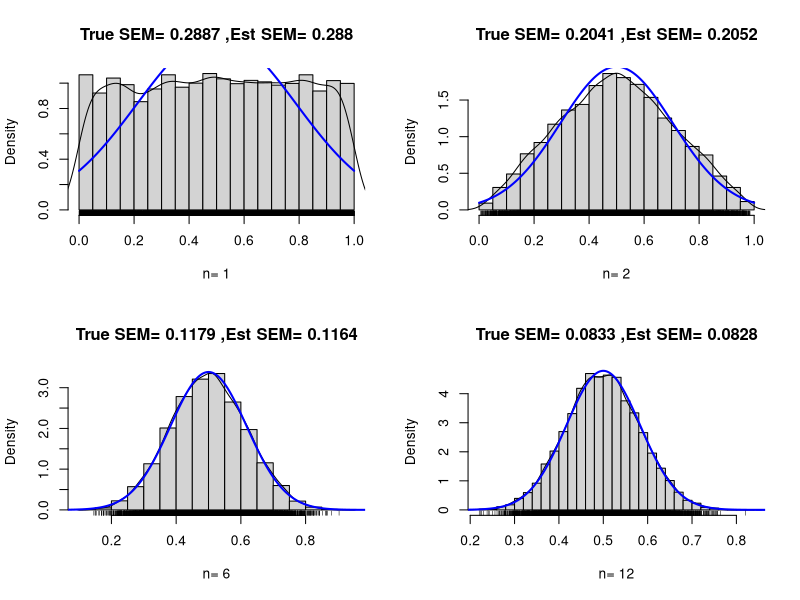
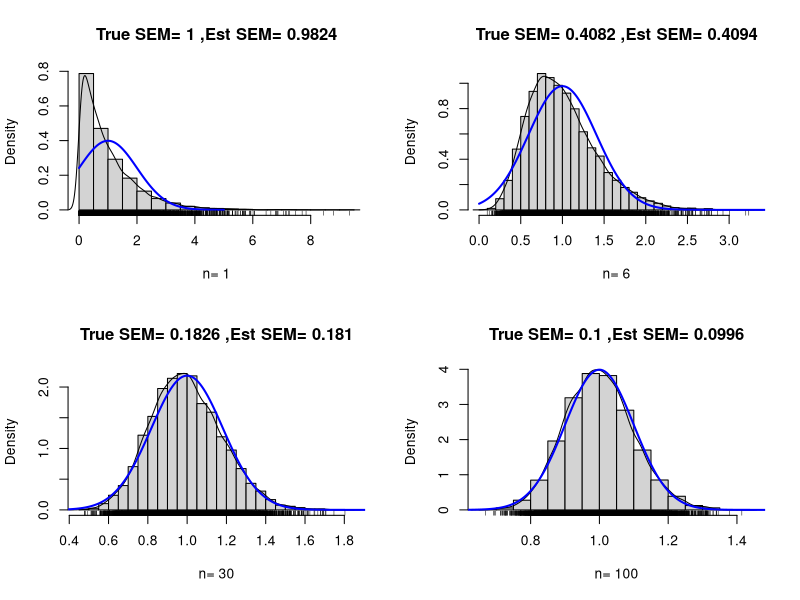
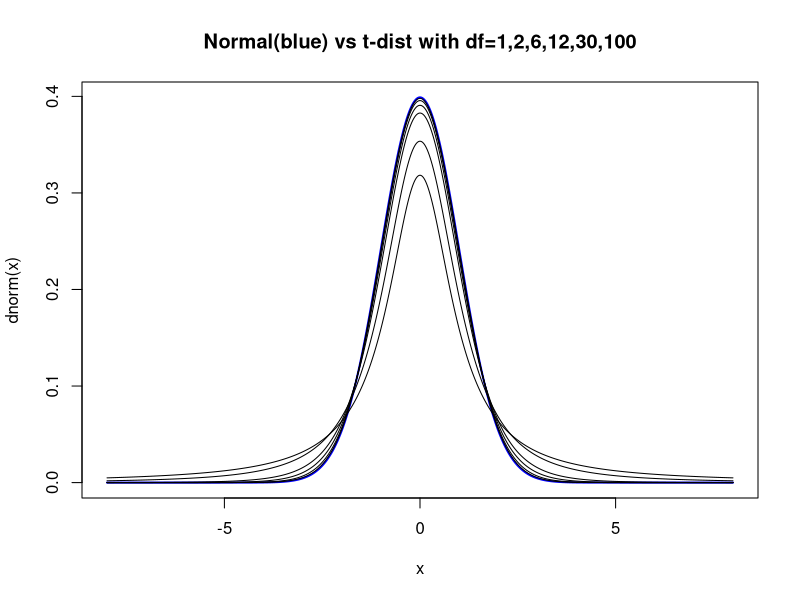
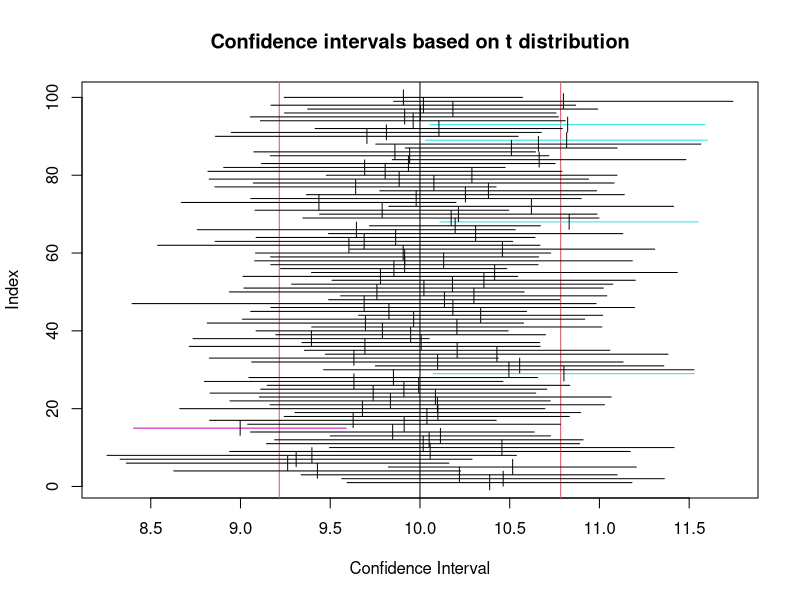
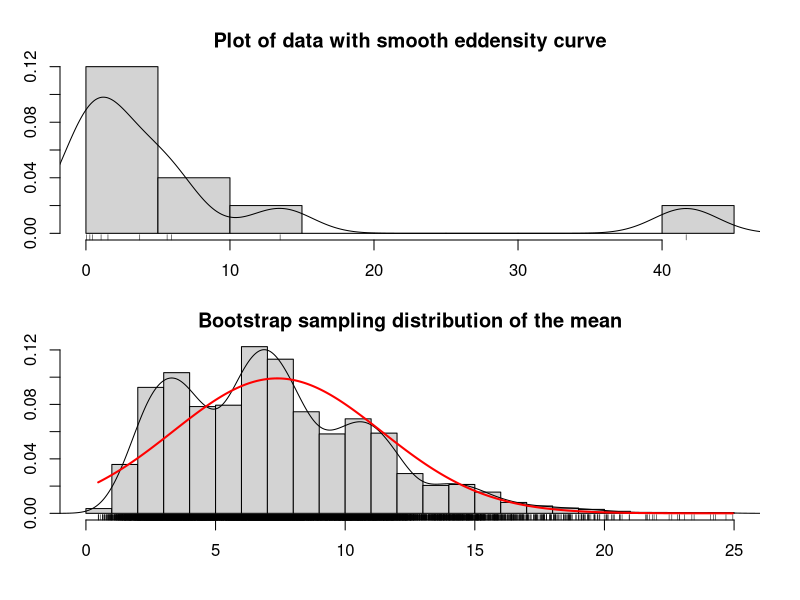
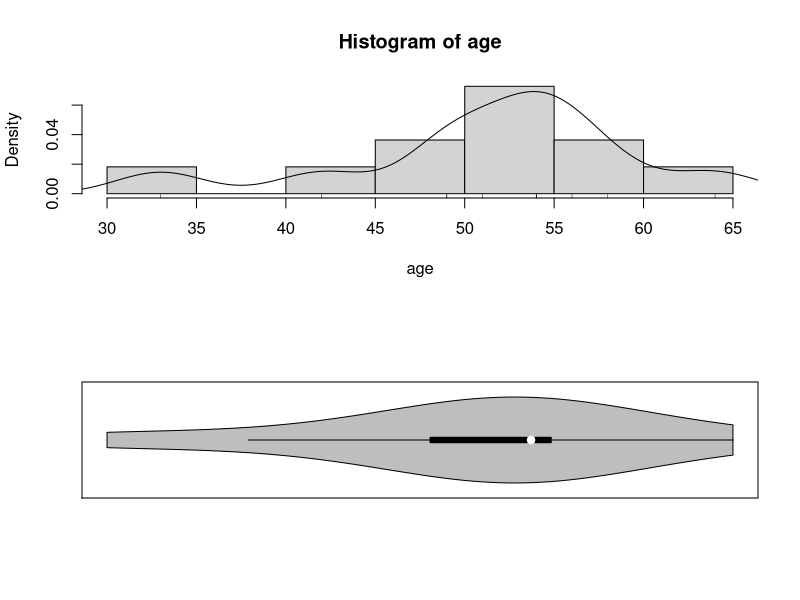
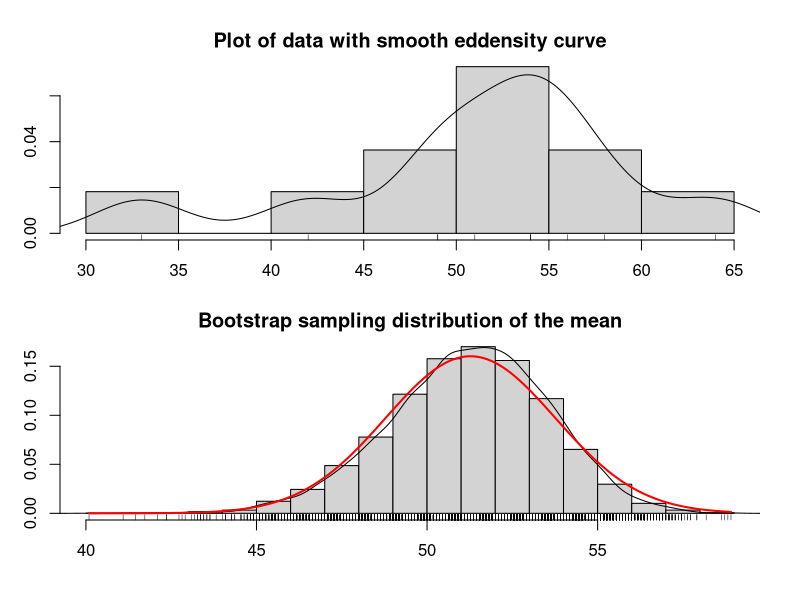
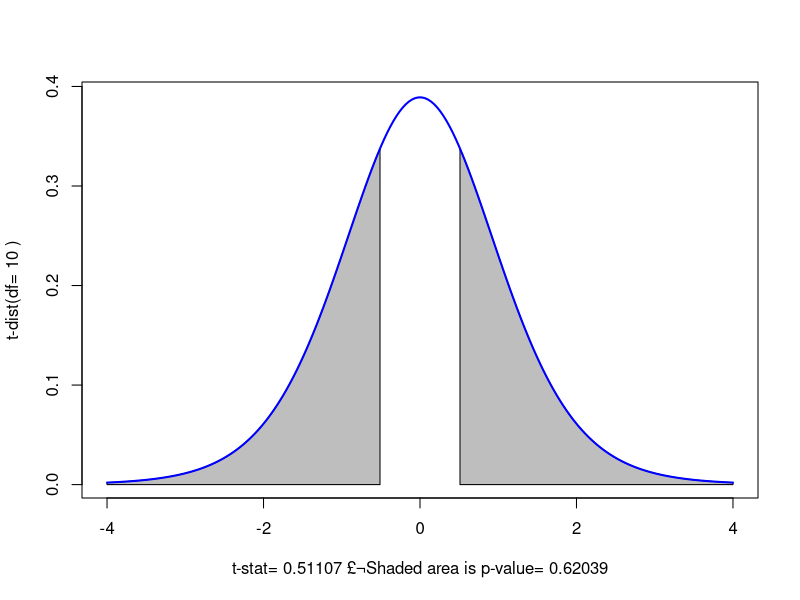

Here is the R script that generated these plots, in order:
######## 2.1.1 Standard error,LLN,and CLT

#### page 62

# draws N samples of size n from Uniform(0,1)
# and plots the N means with a normal distribution overlay
demo.clt.unif<-function(N,n){
  # draw sample in a matrix with N columns and n rows
  sam<-matrix(runif(N*n,0,1),ncol=N)
  # calculate the mean of each column
  sam.mean<-colMeans(sam)
  # the sd of the mean is the SEM
  sam.se<-sd(sam.mean)
  # calculate the true SEM given the sample size n
  true.se<-sqrt((1/12)/n)
  # draw a histogram of the means
  hist(sam.mean,freq=FALSE,breaks=25,main=paste("True SEM=",round(true.se,4),",Est SEM=",round(sam.se,4)),xlab=paste("n=",n))
  # overlay a density curve for the sample means
  points(density(sam.mean),type="l")
  # overlay a normal distribution,bold and red
  x<-seq(0,1,length=1000)
  points(x,dnorm(x,mean=0.5,sd=true.se),type="l",lwd=2,col="blue")
  # place a rug of points under the plot
  rug(sam.mean)
}

par(mfrow=c(2,2));
demo.clt.unif(10000,1);
demo.clt.unif(10000,2);
demo.clt.unif(10000,6);
demo.clt.unif(10000,12);

#### page 63

#### Illustration of Central Limit Theorem,Empontential distribution
# demo.clt.exp(N,n)draws N samples of size n from Exponential(1)
# and plots the N means with a normal distribution overlay
demo.clt.exp<-function(N,n){
  # draw sample in a matrix with N columns and n rows
  sam<-matrix(rexp(N*n,1),ncol=N);
  # calculate the mean of each column
  sam.mean<-colMeans(sam)
  # the sd of the mean is the SEM
  sam.se<-sd(sam.mean)
  # calculate the true SEM given the sample size n
  true.se<-sqrt(1/n)
  # draw a histogram of the means
  hist(sam.mean,freq=FALSE,breaks=25,main=paste("True SEM=",round(true.se,4),",Est SEM=",round(sam.se,4)),xlab=paste("n=",n))
  # overlay a density curve for the sample means
  points(density(sam.mean),type="l")
  x<-seq(0,5,length=1000)
  points(x,dnorm(x,mean=1,sd=true.se),type="l",lwd=2,col="blue")
  # place a rug of points under the plot
  rug(sam.mean)
}

par(mfrow=c(2,2));
demo.clt.exp(10000,1);
demo.clt.exp(10000,6);
demo.clt.exp(10000,30);
demo.clt.exp(10000,100);

######## 2.1.2 t-distribution

#### page 66

#### Normal vs t-distributions with a range of degrees-of-freedom
x<-seq(-8,8,length=1000)
par(mfrow=c(1,1))
plot(x,dnorm(x),type="l",lwd=2,col="blue",main="Normal(blue) vs t-dist with df=1,2,6,12,30,100")
points(x,dt(x,1),type="l")
points(x,dt (x,2),type="l")
points(x,dt(x,6),type="l")
points(x,dt(x,12),type="l")
points(x,dt(x,30),type="l")
points(x,dt(x,100),type="l")

######## 2.2 CI for ¦Ì

#### page 69

#### Illustration of Confidence Intervals(consistent with their interpretation)
library(TeachingDemos)
ci.examp(mean.sim=10,sd=2,n=25,reps=100,conf.level=0.95,method="t")

#### page 70

#### Visual compurison of whether sampling distribution is close to Normal Bootstrap
# a function to compare the bootstrap sampling distribution with
# a normal distribution with mean and SEM estimated from the data

bs.one.samp.dist<-function(dat,N=1e4){
  n<-length(dat)
  # resample from data
  sam<-matrix(sample(dat,size=N*n,replace=TRUE),ncol=N);
  # draw a histogram of the means
  sam.mean<-colMeans(sam);
  # save par() settings
  old.par<-par(no.readonly=TRUE)
  # make smaller margins
  par(mfrow=c(2,1),mar=c(3,2,2,1),oma=c(1,1,1,1))
  # Histogram overlaid with kernel density curve
  hist(dat,freq=FALSE,breaks=6,main="Plot of data with smooth eddensity curve")
  points(density(dat),type="l")
  rug(dat)
  hist(sam.mean,freq=FALSE,breaks=25,main="Bootstrap sampling distribution of the mean",xlab=paste("Data:n=",n,",mean=",signif(mean(dat),digits=5),",se=",signif(sd(dat)/sqrt(n)),digits=5))
  
  # overlay a density curve for the sample means
  points(density(sam.mean),type="l")
  # overlay a normal distribution,bold and red
  x<-seq(min(sam.mean),max(sam.mean),length=1000)
  points(x,dnorm(x,mean=mean(dat),sd=sd(dat)/sqrt(n)),type="l",lwd=2,col="red")
  # place a rug of points under the plot
  rug(sam.mean)
  # restore par() settings
  par(old.par)
}

# example data,skewed---try others datasets to develop your inturtion
x<-rgamma(10,shape=.5,scale=20)
bs.one.samp.dist(x)

#### page 78

#### Example:Age at First Transplant
# enter data as a vector
age<-c(54,42,51,54,49,56,33,58,54,64,49)
par(mfrow=c(2,1))
hist(age,freq=FALSE,breaks=6)
points(density(age),type="l")
rug(age)

# violin plot
library(vioplot)
vioplot(age,horizontal=TRUE,col="gray")

# stem-and-leaf plot
stem(age,scale=2)

# t.crit
qt(1-0.05/2,df=length(age)-1)
# look at help for t.test
?t.test
# defaults include:alternative="two.sided",conf.level=0.95
t.summary<-t.test(age,mu=50)
t.summary
summary(age)

bs.one.samp.dist(age)

# Function at plot t-distribution with shaded p-value
t.dist.pval<-function(t.summary){
  par(mfrow=c(1,1))
  lim.extreme<-max(4,abs(t.summary$statistic)+0.5)
  lim.lower<--lim.extreme;
  lim.upper<-lim.extreme;
  x.curve<-seq(lim.lower,lim.upper,length=200)
  y.curve<-dt(x.curve,df=t.summary$parameter)
  plot(x.curve,y.curve,type="n"
       ,ylab=paste("t-dist(df=",signif(t.summary$parameter,3),")")
       ,xlab=paste("t-stat=",signif(t.summary$statistic,5)
                   ,"£¬Shaded area is p-value=",signif(t.summary$p.value,5)))
  if((t.summary$alternative=="less")|(t.summary$alternative=="two.sided")){
    x.pval.l<-seq(lim.lower,-abs(t.summary$statistic),length=200)
    y.pval.l<-dt(x.pval.l,df=t.summary$parameter)
    polygon(c(lim.lower,x.pval.l,-abs(t.summary$statistic))
            ,c(0,y.pval.l,0),col="gray")
  }
  if((t.summary$alternative=="greater")|(t.summary$alternative=="two.sided")){
    x.pval.u<-seq(abs(t.summary$statistic),lim.upper,length=200)
    y.pval.u<-dt(x.pval.u,df=t.summary$parameter)
    polygon(c(abs(t.summary$statistic),x.pval.u,lim.upper)
            ,c(0,y.pval.u,0),col="gray")
  }
  points(x.curve,y.curve,type="l",lwd=2,col="blue")
}

# for the age example
t.dist.pval(t.summary)

names(t.summary)

t.summary$statistic

t.summary$parameter

t.summary$p.vaule

t.summary$conf.int

t.summary$estimate

t.summary$null.value

t.summary$alternative

t.summary$method

t.summary$data.name

#### page 83

# Example:Meteorites
# enter data as a vector
toco<-c(5.6,2.7,6.2,2.9,1.5,4.0,4.3,3.0,3.6,2.4,6.7,3.8)

par(mfrow=c(2,1))
# Histogram overlaid with kernel density curve
hist(toco,freq=FALSE,breaks=6)
points(density(toco),type="l")
rug(toco)

# violin plot
vioplot(toco,horizontal=TRUE,col="gray")

# stem-and-leaf plot
stem(toco,scale=2)

# t.crit
qt(1-0.05/2,df=length(toco)-1)

t.summary<-t.test(toco,mu=0.54)
t.summary

summary(toco)

t.dist.pval(t.summary)
bs.one.samp.dist(toco)
